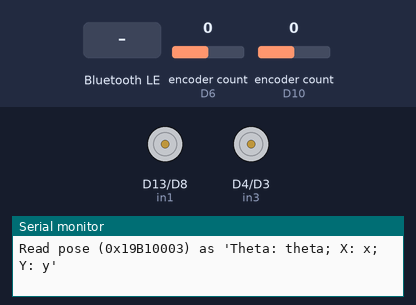
This sketch was run on a simulated Arduino Nano 33 IoT. Shown: motor-driver pin pairs drawn as motors (green arrow = first pin HIGH = forward, orange = second pin HIGH = backward, longer = more drive, scaled by the enable pin), the last lines printed to the serial monitor. Inputs (shaded band) come from the test bench; at power-on: encoder count (sensors on D6, D10) 0. Nothing arrives over Bluetooth unless stated; a phone connects over Bluetooth LE 3 s after start.

Above: at 2.2 s.
2.3 s: Bluetooth LE write "W" received
At 4.4 s:
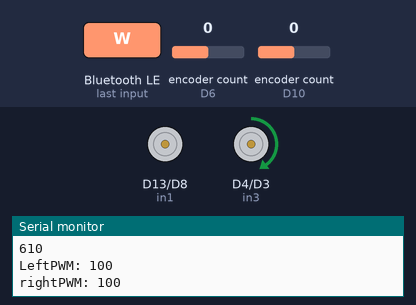
5.3 s: Bluetooth LE write "S" received
At 5.8 s:
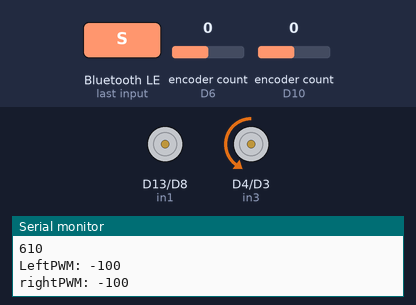
7.4 s: Bluetooth LE write "A" received
At 9.2 s:
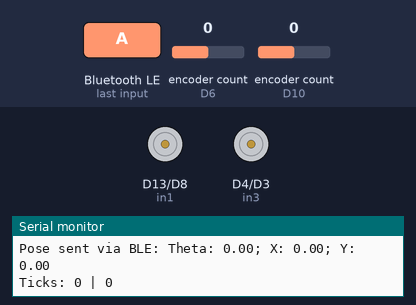
9.5 s: Bluetooth LE write "D" received
At 10.0 s:
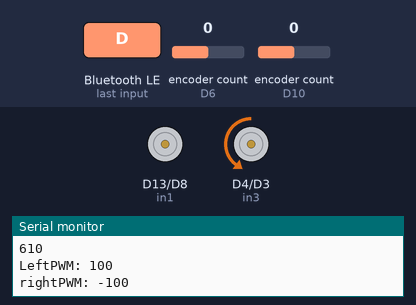
Timing chart, 0 to 12.5 s (numbered marks = the images above; inputs shaded):
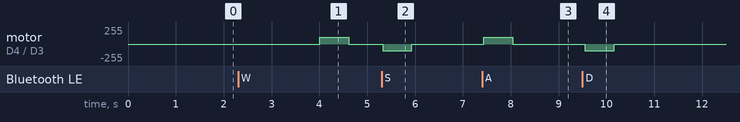

The sketch:

BLEOdometryPlatform.ino
```cpp
/**
 * @file BLEOdometryPlatform.ino
 * @brief Control differential drive robot via BLE with WASDT commands on Arduino Nano 33 BLE.
 * @details WASDT manual control with 'Q' exit—sends "Theta: theta; X: x; Y: y" via BLE.
 *          Left: enA 7, in1 13, in2 8; Right: enB 2, in3 4, in4 3; Encoders: Left 10,11, Right 6,5.
 *          This Platform is the first mini project in a serie of 3 projects where
 *          the team is tring to build a ship yard automation system for handling cargo.
 *          In this iterarioin a 2 wheeled robot mover around while being controlled by a BLE controller, and estimates its pose along the way using only necoder data.
 */

#include <ArduinoBLE.h>
#include <Encoder.h>

#include "config.h"
#include "motorDriver.hpp"
#include "poseEstimator.hpp"

// Encoder pins
Encoder leftEnc(10, 11);  // Left encoder: Pin 10 (A), Pin 11 (B)
Encoder rightEnc(6, 5);   // Right encoder: Pin 6 (A), Pin 5 (B)


// Pose variables
float xPos = 0.0, yPos = 0.0, theta = 0.0;

// BLE setup
BLEService robotService("19B10000-E8F2-537E-4F6C-D104768A1214");  // Service UUID
BLECharCharacteristic commandChar("19B10002-E8F2-537E-4F6C-D104768A1214", BLERead | BLEWrite);  // WASDTQ: 'W' (0x57), 'A' (0x41), 'S' (0x53), 'D' (0x44), 'T' (0x54), 'Q' (0x51)
BLEStringCharacteristic poseChar("19B10003-E8F2-537E-4F6C-D104768A1214", BLERead | BLEWrite, 40);  // "Theta: theta; X: x; Y: y", max 40 chars
BLEUnsignedIntCharacteristic rotTimeChar("19B10004-E8F2-537E-4F6C-D104768A1214", BLERead | BLEWrite); // Comand to share and receive the rotation Time
BLEUnsignedIntCharacteristic linTimeChar("19B10005-E8F2-537E-4F6C-D104768A1214", BLERead | BLEWrite); // Comand to share and receive the linear Time
BLEUnsignedIntCharacteristic speedPWMChar("19B10006-E8F2-537E-4F6C-D104768A1214", BLERead | BLEWrite); // Comand to share and receive the PWM set to the motors.


// Function to handle WASDT commands
void handleWASDT() {
  if (commandChar.written()) {
    char command = commandChar.value();
    Serial.print("Received: "); Serial.print(command); Serial.print(" (hex: "); Serial.print(command, HEX); Serial.println("");

    if (command == 'Q') {  // Exit on 'Q' (0x51)—stops robot, resets position
      setMotorSpeeds(0, 0);
      xPos = 0.0; yPos = 0.0; theta = 0.0;
      leftEnc.write(0); rightEnc.write(0);
      Serial.println("Exiting—position reset");
      updatePose(xPos, yPos, theta, leftEnc, rightEnc);
      Serial.println(xPos);
      Serial.println((yPos));

      // Combine theta, x, y into a single string with labels
      String poseStr = "Theta: " + String(theta, 2) + "; X: " + String(xPos, 2) + "; Y: " + String(yPos, 2);

      // Send combined string via BLE
      poseChar.writeValue(poseStr);

      // Display current theta, x, y on Serial for debugging
      Serial.print("Pose sent via BLE: "); Serial.println(poseStr);
      Serial.print("Ticks: "); Serial.print(leftEnc.read()); Serial.print(" | "); Serial.println(rightEnc.read());
      return;
    }

    unsigned int rot_time = rotTimeChar.value();
    unsigned int lin_time = linTimeChar.value();
    unsigned int speed_pwm = speedPWMChar.value();

    Serial.println(lin_time);
    Serial.println(rot_time);

    switch (command) {
      case 'W': setMotorSpeeds(speed_pwm, speed_pwm); delay(lin_time); break;  // Forward: 0x57
      case 'S': setMotorSpeeds(-speed_pwm, -speed_pwm); delay(lin_time); break;  // Backward: 0x53
      case 'A': setMotorSpeeds(-speed_pwm, speed_pwm); delay(rot_time); break;  // Left: 0x41
      case 'D': setMotorSpeeds(speed_pwm, -speed_pwm); delay(rot_time); break;  // Right: 0x44
      case 'T': setMotorSpeeds(0, 0); break;  // Stop: 0x54
      default: Serial.println("Invalid command"); return;
    }
    setMotorSpeeds(0, 0);
    updatePose(xPos, yPos, theta, leftEnc, rightEnc);
    Serial.println(xPos);
    Serial.println((yPos));

    // Combine theta, x, y into a single string with labels
    String poseStr = "Theta: " + String(theta, 2) + "; X: " + String(xPos, 2) + "; Y: " + String(yPos, 2);

    // Send combined string via BLE
    poseChar.writeValue(poseStr);

    // Display current theta, x, y on Serial for debugging
    Serial.print("Pose sent via BLE: "); Serial.println(poseStr);
    Serial.print("Ticks: "); Serial.print(leftEnc.read()); Serial.print(" | "); Serial.println(rightEnc.read());
  }
}

void setup() {
  Serial.begin(9600);
  Serial.println("Starting setup...");  // Debug


  pinMode(enA, OUTPUT); pinMode(in1, OUTPUT); pinMode(in2, OUTPUT);
  pinMode(enB, OUTPUT); pinMode(in3, OUTPUT); pinMode(in4, OUTPUT);
  setMotorSpeeds(0, 0);

  delay(1000);  // Give BLE time
  Serial.println("Before BLE begin...");  // Debug
  if (!BLE.begin()) {
    Serial.println("BLE failed!");
    while (1);
  }

  BLE.setDeviceName("Robot-BLE-DeadReckon");
  BLE.setLocalName("Team3FirstRobot");
  BLE.setAdvertisedService(robotService);
  robotService.addCharacteristic(commandChar);
  robotService.addCharacteristic(poseChar);
  robotService.addCharacteristic(rotTimeChar);
  robotService.addCharacteristic(linTimeChar);
  robotService.addCharacteristic(speedPWMChar);
  BLE.addService(robotService);

  commandChar.writeValue('T'); // Default: Stop (0x54)
  rotTimeChar.writeValue(ROTATION_TIME);
  linTimeChar.writeValue(ROTATION_TIME);
  speedPWMChar.writeValue(MAX_SPEED);
  poseChar.writeValue("Theta: 0.00; X: 0.00; Y: 0.00");  // Initial pose as string
  BLE.advertise();

  Serial.println("BLE ready - Connect via LightBlue, send WASDT commands");
  Serial.println("Commands: 'W' (0x57), 'A' (0x41), 'S' (0x53), 'D' (0x44), 'T' (0x54), 'Q' (0x51)");
  Serial.println("Read pose (0x19B10003) as 'Theta: theta; X: x; Y: y'");
}

void loop() {
  BLEDevice central = BLE.central();

  if (central) {
    Serial.print("Connected to: "); Serial.println(central.address());

    while (central.connected()) {
      handleWASDT();
      delay(100);  // Give BLE stack time to breathe
    }
    Serial.print("Disconnected from: "); Serial.println(central.address());
    setMotorSpeeds(0, 0);
  }
  delay(100);  // Avoid tight loop when not connected
}
```

poseEstimator.cpp
```cpp
#include "poseEstimator.hpp"
#include <math.h>
#include "config.h"

void updatePose(float &xPos, float &yPos, float &theta, Encoder &lEnc, Encoder &rEnc)
{
  static long deltaLeft = 0, deltaRight = 0;

  deltaLeft = lEnc.readAndReset();
  deltaRight = rEnc.readAndReset();


  float leftDist = (deltaLeft * 2.0 * PI * WHEEL_RADIUS) / TICKS_PER_REV;
  float rightDist = (deltaRight * 2.0 * PI * WHEEL_RADIUS) / TICKS_PER_REV;

  float dist = (leftDist + rightDist) / 2.0;
  float dTheta = (rightDist - leftDist) / WHEEL_BASE;

  xPos += dist * cos(theta + dTheta / 2.0);
  yPos += dist * sin(theta + dTheta / 2.0);

  theta += dTheta;
  theta = atan2(sin(theta), cos(theta)); // Normalizer Theta between -pi and pi
}
```

poseEstimator.hpp
```cpp
#include <Encoder.h>

void updatePose(float &xPos, float &yPos, float &theta, Encoder &lEnc, Encoder &rEnc);
```

config.h
```cpp
// Motor pins
#define enA 7   // Left PWM
#define in1 13   // Left DIR 1
#define in2 8   // Left DIR 2

#define enB 2   // Right PWM
#define in3 4   // Right DIR 1
#define in4 3   // Right DIR 2

#define MAX_SPEED 100       // Adjusted PWM—try 255 if needed
#define ROTATION_TIME 610  // ~1220 ms for ~1560 ticks (1 rev)
#define LINEAR_TIME 1220  // ~1220 ms for ~1560 ticks (1 rev)

// Robot parameters
const float WHEEL_RADIUS = 0.0485;  // In meters
const float WHEEL_BASE = 0.17;       // m (assumed—adjust)
const float TICKS_PER_REV = 1560;   // 19.5:1 × 80
```

motorDriver.cpp
```cpp
#include <arduino.h>
#include "config.h"
#include "motorDriver.hpp"

void setMotorSpeeds(int leftPWM, int rightPWM) {
  if(leftPWM != 0){
    if (leftPWM > 0) {
      digitalWrite(in1, HIGH);
      digitalWrite(in2, LOW);
    }else{
      digitalWrite(in1, LOW);
      digitalWrite(in2, HIGH);
    }
  }
  else
  {
    digitalWrite(in1, LOW);
    digitalWrite(in2, LOW);
  }

  if(rightPWM != 0)
  {
    if (rightPWM > 0) {
      digitalWrite(in3, HIGH);
      digitalWrite(in4, LOW);
    }else{
      digitalWrite(in3, LOW);
      digitalWrite(in4, HIGH);
    }
  }
  else
  {
    digitalWrite(in3, LOW);
    digitalWrite(in4, LOW);
  }


  Serial.print("LeftPWM: ");Serial.println(leftPWM);
  Serial.print("rightPWM: ");Serial.println(rightPWM);

  analogWrite(enA, abs(leftPWM));
  analogWrite(enB, abs(rightPWM));
}
```

motorDriver.hpp
```cpp
void setMotorSpeeds(int leftPWM, int rightPWM);
```

Measured:
- after the input at 2.3 s, motor on D4 (in3) / D3 (in4): stopped → forward 100/255 after 1.7 s, → stopped 0.61 s later
- after the input at 5.3 s, motor on D4 (in3) / D3 (in4): stopped → backward 100/255 at once, → stopped 0.61 s later
- after the input at 7.4 s, motor on D4 (in3) / D3 (in4): stopped → forward 100/255 at once, → stopped 0.61 s later
- after the input at 9.5 s, motor on D4 (in3) / D3 (in4): stopped → backward 100/255 after 0.05 s, → stopped 0.61 s later
